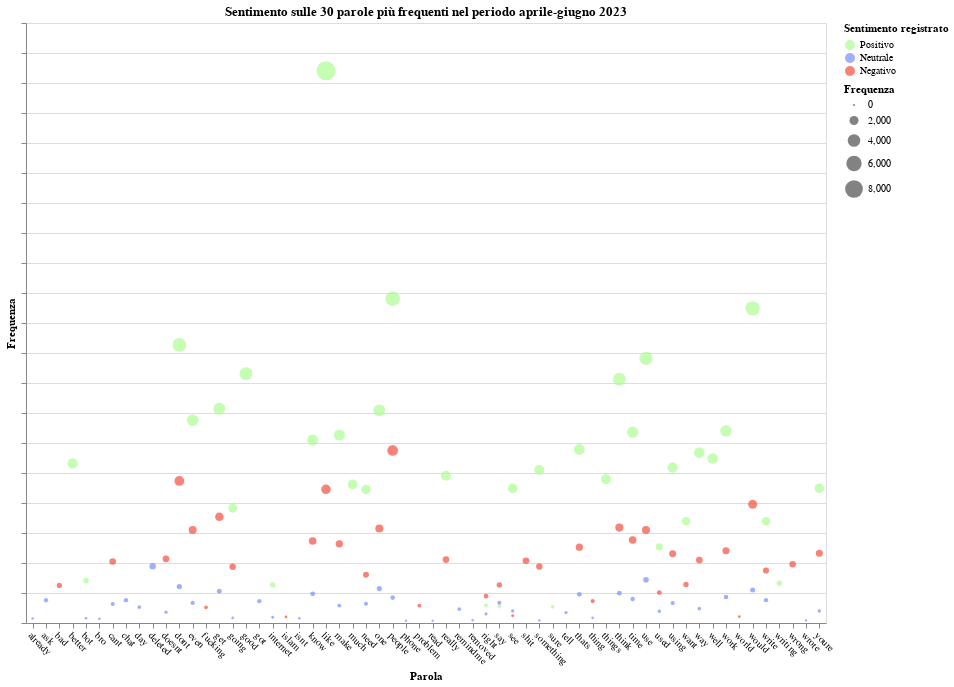

Notebook source saved alongside this figure:
### Code cell
df_copy = pd.concat([aprilpos, maypos, junepos, aprilneg, mayneg, juneneg, aprilneu, mayneu, juneneu])

df_copy = df_copy.groupby(['sentiment_complete', 'Parola']).agg({'Frequenza': 'sum'}).reset_index().set_index('sentiment_complete')

options = ['Positivo', 'Neutrale', 'Negativo']
labels = [option + ' ' for option in options]

domain = ['Positivo', 'Neutrale', 'Negativo']
range_ = ['#ADFC92', '#788BFF', '#F44E3F']

input_dropdown = alt.binding_radio(
    options=options + [None],
    labels=labels + ['Tutto'],
    name='Selettore sentimento: '
)

selection = alt.selection_point(
    fields=['sentiment_complete'],
    bind=input_dropdown,
)

df_copy = df_copy.reset_index(level=0).rename(columns={'level_0': 'sentiment_complete'})
alt.data_transformers.disable_max_rows()
finalwordschart = alt.Chart(df_copy).mark_point(filled=True).encode(
    alt.X('Parola',title="Parola"),
    alt.Y('Frequenza', title="Frequenza").axis(labels=False),
    alt.Size('Frequenza'),
    alt.OpacityValue(0.7),
    alt.Color('sentiment_complete', title="Sentimento registrato").scale(domain=options, range=range_),
    tooltip = [alt.Tooltip('Parola:N'),
               alt.Tooltip('Frequenza:Q'),
               alt.Tooltip('Frequenza:Q'),
               #alt.Tooltip('Sentiment:Q')
              ]
).add_params(
    selection
).add_selection(
    selection
).configure_axisX(
    labelAngle=45
).transform_filter(
    selection
).properties(
    width=800,  # Set the width of the chart to your desired value (600)
    height=600,  # Set the height of the chart to your desired value (400)
    title='Sentimento sulle 30 parole più frequenti nel periodo aprile-giugno 2023'
).interactive()
finalwordschart.save('wordsfreq_allmonths.html')
finalwordschart

### Figure 1 — Vega-Lite specification as saved in the notebook (floating-point values rounded to 4 significant figures)
{"config": {"view": {"continuousWidth": 300, "continuousHeight": 300}, "axisX": {"labelAngle": 45}}, "data": {"name": "data-ac0eefac8118804c69dbd0dd5f2bf7a9"}, "mark": {"type": "point", "filled": true}, "encoding": {"color": {"field": "sentiment_complete", "scale": {"domain": ["Positivo", "Neutrale", "Negativo"], "range": ["#ADFC92", "#788BFF", "#F44E3F"]}, "title": "Sentimento registrato", "type": "nominal"}, "opacity": {"value": 0.7}, "size": {"field": "Frequenza", "type": "quantitative"}, "tooltip": [{"field": "Parola", "type": "nominal"}, {"field": "Frequenza", "type": "quantitative"}, {"field": "Frequenza", "type": "quantitative"}], "x": {"field": "Parola", "title": "Parola", "type": "nominal"}, "y": {"axis": {"labels": false}, "field": "Frequenza", "title": "Frequenza", "type": "quantitative"}}, "height": 600, "params": [{"name": "param_2", "select": {"type": "point", "fields": ["sentiment_complete"]}, "bind": {"input": "radio", "options": ["Positivo", "Neutrale", "Negativo", null], "labels": ["Positivo ", "Neutrale ", "Negativo ", "Tutto"], "name": "Selettore sentimento: "}}, {"name": "param_2", "select": {"type": "point", "fields": ["sentiment_complete"]}, "bind": {"input": "radio", "options": ["Positivo", "Neutrale", "Negativo", null], "labels": ["Positivo ", "Neutrale ", "Negativo ", "Tutto"], "name": "Selettore sentimento: "}}, {"name": "param_3", "select": {"type": "interval", "encodings": ["x", "y"]}, "bind": "scales"}], "title": "Sentimento sulle 30 parole più frequenti nel periodo aprile-giugno 2023", "transform": [{"filter": {"param": "param_2"}}], "width": 800, "$schema": "https://vega.github.io/schema/vega-lite/v5.8.0.json", "datasets": {"data-ac0eefac8118804c69dbd0dd5f2bf7a9": [{"sentiment_complete": "Negativo", "Parola": "bad", "Frequenza": 627}, {"sentiment_complete": "Negativo", "Parola": "cant", "Frequenza": 1025}, {"sentiment_complete": "Negativo", "Parola": "doesnt", "Frequenza": 1069}, {"sentiment_complete": "Negativo", "Parola": "dont", "Frequenza": 2368}, {"sentiment_complete": "Negativo", "Parola": "even", "Frequenza": 1549}, {"sentiment_complete": "Negativo", "Parola": "fucking", "Frequenza": 261}, {"sentiment_complete": "Negativo", "Parola": "get", "Frequenza": 1770}, {"sentiment_complete": "Negativo", "Parola": "going", "Frequenza": 937}, {"sentiment_complete": "Negativo", "Parola": "islam", "Frequenza": 102}, {"sentiment_complete": "Negativo", "Parola": "know", "Frequenza": 1365}, {"sentiment_complete": "Negativo", "Parola": "like", "Frequenza": 2228}, {"sentiment_complete": "Negativo", "Parola": "make", "Frequenza": 1319}, {"sentiment_complete": "Negativo", "Parola": "need", "Frequenza": 805}, {"sentiment_complete": "Negativo", "Parola": "one", "Frequenza": 1574}, {"sentiment_complete": "Negativo", "Parola": "people", "Frequenza": 2876}, {"sentiment_complete": "Negativo", "Parola": "problem", "Frequenza": 290}, {"sentiment_complete": "Negativo", "Parola": "really", "Frequenza": 1057}, {"sentiment_complete": "Negativo", "Parola": "right", "Frequenza": 447}, {"sentiment_complete": "Negativo", "Parola": "say", "Frequenza": 634}, {"sentiment_complete": "Negativo", "Parola": "see", "Frequenza": 122}, {"sentiment_complete": "Negativo", "Parola": "shit", "Frequenza": 1038}, {"sentiment_complete": "Negativo", "Parola": "something", "Frequenza": 942}, {"sentiment_complete": "Negativo", "Parola": "thats", "Frequenza": 1264}, {"sentiment_complete": "Negativo", "Parola": "thing", "Frequenza": 366}, {"sentiment_complete": "Negativo", "Parola": "think", "Frequenza": 1590}, {"sentiment_complete": "Negativo", "Parola": "time", "Frequenza": 1382}, {"sentiment_complete": "Negativo", "Parola": "use", "Frequenza": 1550}, {"sentiment_complete": "Negativo", "Parola": "used", "Frequenza": 507}, {"sentiment_complete": "Negativo", "Parola": "using", "Frequenza": 1156}, {"sentiment_complete": "Negativo", "Parola": "want", "Frequenza": 641}, {"sentiment_complete": "Negativo", "Parola": "way", "Frequenza": 1050}, {"sentiment_complete": "Negativo", "Parola": "work", "Frequenza": 1204}, {"sentiment_complete": "Negativo", "Parola": "world", "Frequenza": 105}, {"sentiment_complete": "Negativo", "Parola": "would", "Frequenza": 1978}, {"sentiment_complete": "Negativo", "Parola": "write", "Frequenza": 875}, {"sentiment_complete": "Negativo", "Parola": "wrong", "Frequenza": 981}, {"sentiment_complete": "Negativo", "Parola": "youre", "Frequenza": 1164}, {"sentiment_complete": "Neutrale", "Parola": "already", "Frequenza": 74}, {"sentiment_complete": "Neutrale", "Parola": "ask", "Frequenza": 379}, {"sentiment_complete": "Neutrale", "Parola": "bot", "Frequenza": 79}, {"sentiment_complete": "Neutrale", "Parola": "bro", "Frequenza": 72}, {"sentiment_complete": "Neutrale", "Parola": "cant", "Frequenza": 317}, {"sentiment_complete": "Neutrale", "Parola": "chat", "Frequenza": 381}, {"sentiment_complete": "Neutrale", "Parola": "day", "Frequenza": 265}, {"sentiment_complete": "Neutrale", "Parola": "deleted", "Frequenza": 947}, {"sentiment_complete": "Neutrale", "Parola": "doesnt", "Frequenza": 180}, {"sentiment_complete": "Neutrale", "Parola": "dont", "Frequenza": 607}, {"sentiment_complete": "Neutrale", "Parola": "even", "Frequenza": 335}, {"sentiment_complete": "Neutrale", "Parola": "get", "Frequenza": 530}, {"sentiment_complete": "Neutrale", "Parola": "going", "Frequenza": 85}, {"sentiment_complete": "Neutrale", "Parola": "got", "Frequenza": 364}, {"sentiment_complete": "Neutrale", "Parola": "internet", "Frequenza": 96}, {"sentiment_complete": "Neutrale", "Parola": "isnt", "Frequenza": 79}, {"sentiment_complete": "Neutrale", "Parola": "know", "Frequenza": 487}, {"sentiment_complete": "Neutrale", "Parola": "make", "Frequenza": 290}, {"sentiment_complete": "Neutrale", "Parola": "need", "Frequenza": 322}, {"sentiment_complete": "Neutrale", "Parola": "one", "Frequenza": 573}, {"sentiment_complete": "Neutrale", "Parola": "people", "Frequenza": 423}, {"sentiment_complete": "Neutrale", "Parola": "phone", "Frequenza": 37}, {"sentiment_complete": "Neutrale", "Parola": "read", "Frequenza": 38}, {"sentiment_complete": "Neutrale", "Parola": "remindme", "Frequenza": 231}, {"sentiment_complete": "Neutrale", "Parola": "removed", "Frequenza": 45}, {"sentiment_complete": "Neutrale", "Parola": "right", "Frequenza": 151}, {"sentiment_complete": "Neutrale", "Parola": "say", "Frequenza": 336}, {"sentiment_complete": "Neutrale", "Parola": "see", "Frequenza": 201}, {"sentiment_complete": "Neutrale", "Parola": "something", "Frequenza": 42}, {"sentiment_complete": "Neutrale", "Parola": "tell", "Frequenza": 174}, {"sentiment_complete": "Neutrale", "Parola": "thats", "Frequenza": 479}, {"sentiment_complete": "Neutrale", "Parola": "thing", "Frequenza": 87}, {"sentiment_complete": "Neutrale", "Parola": "think", "Frequenza": 497}, {"sentiment_complete": "Neutrale", "Parola": "time", "Frequenza": 401}, {"sentiment_complete": "Neutrale", "Parola": "use", "Frequenza": 721}, {"sentiment_complete": "Neutrale", "Parola": "used", "Frequenza": 195}, {"sentiment_complete": "Neutrale", "Parola": "using", "Frequenza": 332}, {"sentiment_complete": "Neutrale", "Parola": "way", "Frequenza": 239}, {"sentiment_complete": "Neutrale", "Parola": "work", "Frequenza": 434}, {"sentiment_complete": "Neutrale", "Parola": "would", "Frequenza": 549}, {"sentiment_complete": "Neutrale", "Parola": "write", "Frequenza": 380}, {"sentiment_complete": "Neutrale", "Parola": "wrote", "Frequenza": 43}, {"sentiment_complete": "Neutrale", "Parola": "youre", "Frequenza": 202}, {"sentiment_complete": "Positivo", "Parola": "better", "Frequenza": 2660}, {"sentiment_complete": "Positivo", "Parola": "bot", "Frequenza": 709}, {"sentiment_complete": "Positivo", "Parola": "dont", "Frequenza": 4635}, {"sentiment_complete": "Positivo", "Parola": "even", "Frequenza": 3380}, {"sentiment_complete": "Positivo", "Parola": "get", "Frequenza": 3572}, {"sentiment_complete": "Positivo", "Parola": "going", "Frequenza": 1913}, {"sentiment_complete": "Positivo", "Parola": "good", "Frequenza": 4156}, {"sentiment_complete": "Positivo", "Parola": "internet", "Frequenza": 635}, {"sentiment_complete": "Positivo", "Parola": "know", "Frequenza": 3048}, {"sentiment_complete": "Positivo", "Parola": "like", "Frequenza": 9205}, {"sentiment_complete": "Positivo", "Parola": "make", "Frequenza": 3132}, {"sentiment_complete": "Positivo", "Parola": "much", "Frequenza": 2310}, {"sentiment_complete": "Positivo", "Parola": "need", "Frequenza": 2226}, {"sentiment_complete": "Positivo", "Parola": "one", "Frequenza": 3544}, {"sentiment_complete": "Positivo", "Parola": "people", "Frequenza": 5405}, {"sentiment_complete": "Positivo", "Parola": "really", "Frequenza": 2455}, {"sentiment_complete": "Positivo", "Parola": "right", "Frequenza": 295}, {"sentiment_complete": "Positivo", "Parola": "say", "Frequenza": 274}, {"sentiment_complete": "Positivo", "Parola": "see", "Frequenza": 2244}, {"sentiment_complete": "Positivo", "Parola": "something", "Frequenza": 2550}, {"sentiment_complete": "Positivo", "Parola": "sure", "Frequenza": 269}, {"sentiment_complete": "Positivo", "Parola": "thats", "Frequenza": 2893}, {"sentiment_complete": "Positivo", "Parola": "things", "Frequenza": 2396}, {"sentiment_complete": "Positivo", "Parola": "think", "Frequenza": 4064}, {"sentiment_complete": "Positivo", "Parola": "time", "Frequenza": 3180}, {"sentiment_complete": "Positivo", "Parola": "use", "Frequenza": 4411}, {"sentiment_complete": "Positivo", "Parola": "used", "Frequenza": 1269}, {"sentiment_complete": "Positivo", "Parola": "using", "Frequenza": 2590}, {"sentiment_complete": "Positivo", "Parola": "want", "Frequenza": 1697}, {"sentiment_complete": "Positivo", "Parola": "way", "Frequenza": 2841}, {"sentiment_complete": "Positivo", "Parola": "well", "Frequenza": 2741}, {"sentiment_complete": "Positivo", "Parola": "work", "Frequenza": 3201}, {"sentiment_complete": "Positivo", "Parola": "would", "Frequenza": 5244}, {"sentiment_complete": "Positivo", "Parola": "write", "Frequenza": 1696}, {"sentiment_complete": "Positivo", "Parola": "writing", "Frequenza": 661}, {"sentiment_complete": "Positivo", "Parola": "youre", "Frequenza": 2247}]}}
